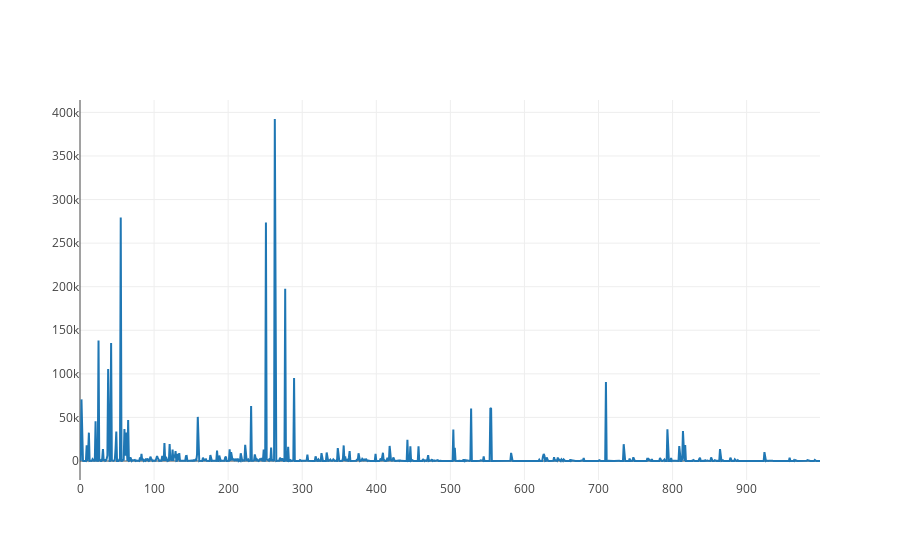

The code cell stored with this chart in its notebook:
### Code cell
losses = optimize(NeuralTopicVector(config).model, 
                  AmortizedNormal(config).guide, 
                  trace, data)
iplot([go.Scatter(x=list(range(len(losses))), y=losses)])

### Figure 1 — Plotly figure (JSON) as saved in the notebook; plotly's stock layout.template omitted (floating-point values rounded to 4 significant figures; data arrays with more than 128 entries replaced by an {"elided": "..."} marker saying what was removed)
{"data": [{"type": "scatter", "uid": "19f8ecde-ddbe-11e8-855f-0242ac1c0002", "x": {"elided": "1000 int values"}, "y": {"elided": "1000 float values"}}], "layout": {}}
